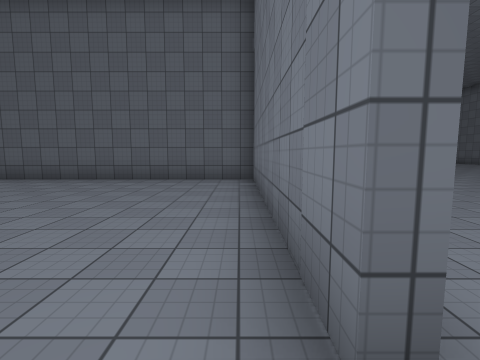
view 1 (above)

24 first-person views from a walk through a Unity game level. The camera is 1.5 m above the floor, tilts 6° down and sees 85° across. Doors are open. The floor is counted in squares, 2 m on a side. Each view is taken from the middle of a square. On the plan, view 1 faces up. The plan holds only what a view shows up to about 9 squares ahead; the rest is blank. The place goes on beyond the plan. The player character is not drawn. Surface patterns are stand-ins for the level's own textures.

view 2
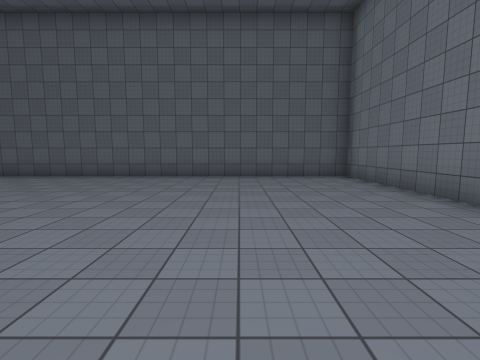

view 3
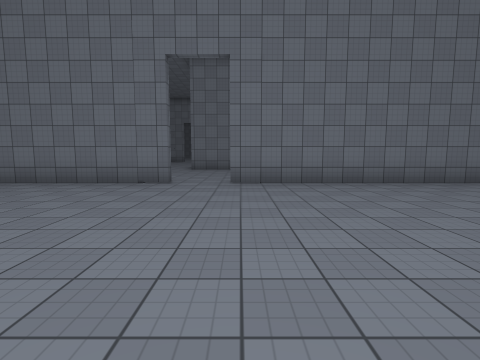

view 4
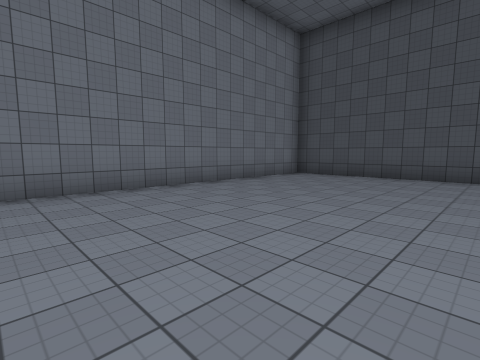

view 5
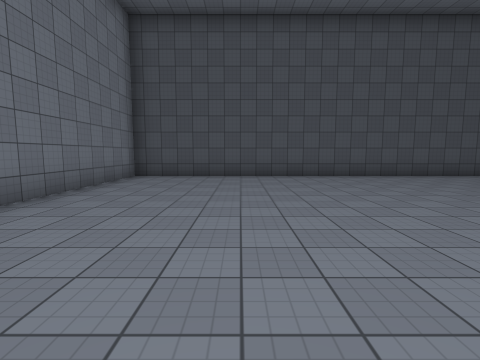

view 6
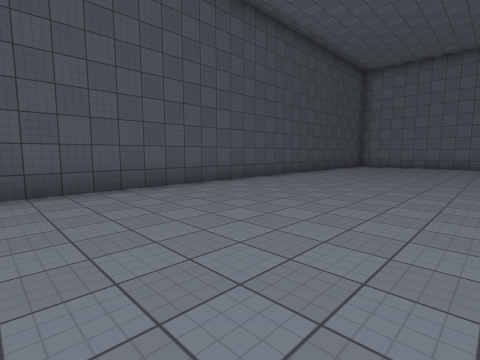

view 7
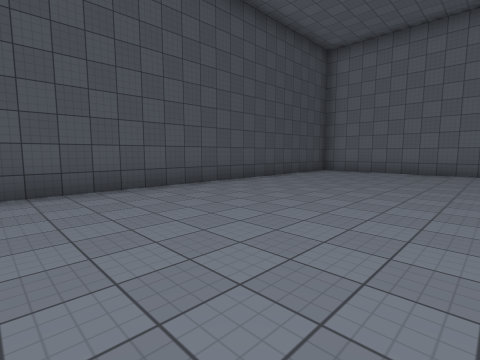

view 8
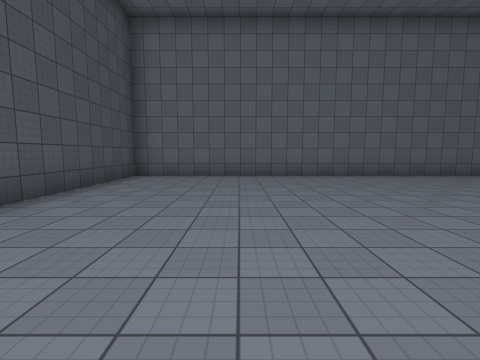

view 9
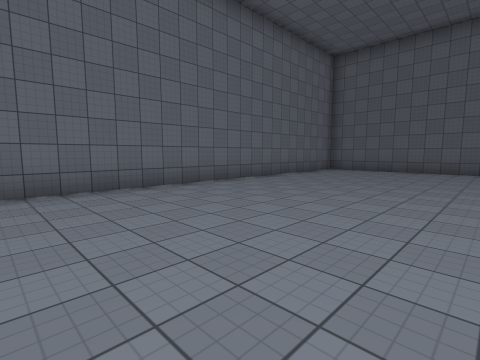

view 10
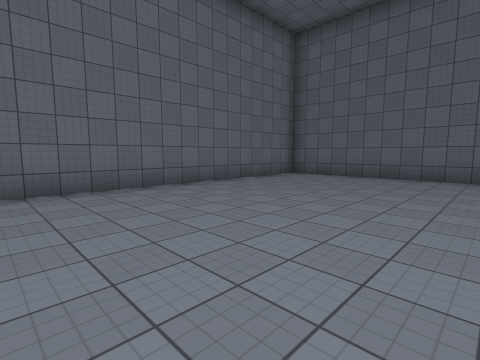

view 11
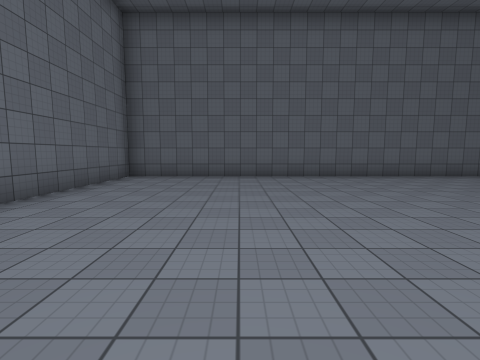

view 12
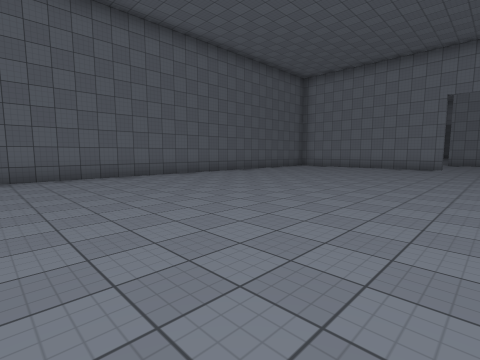

view 13
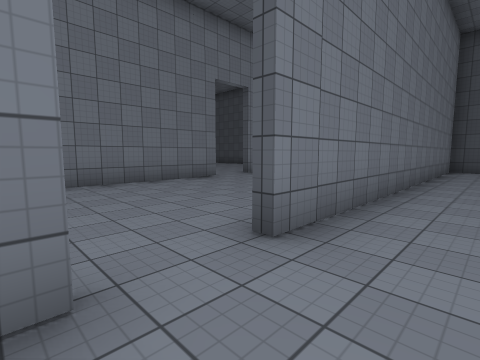

view 14
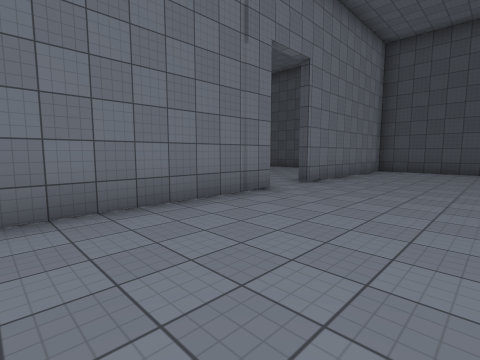

view 15
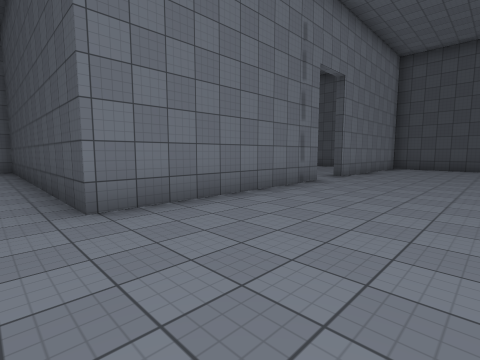

view 16
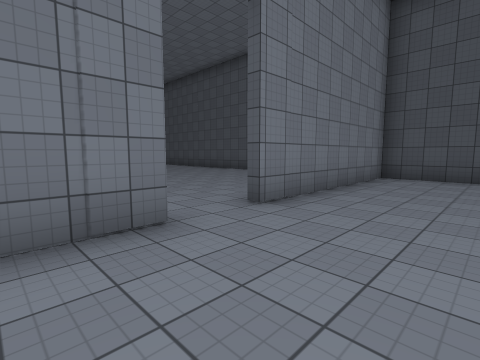

view 17
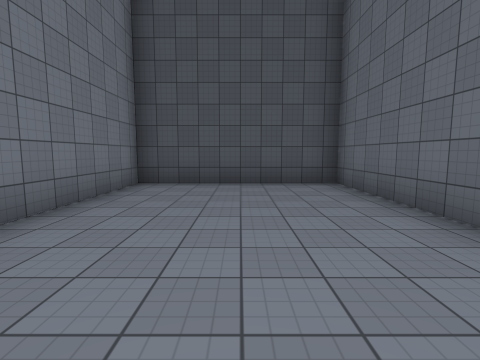

view 18
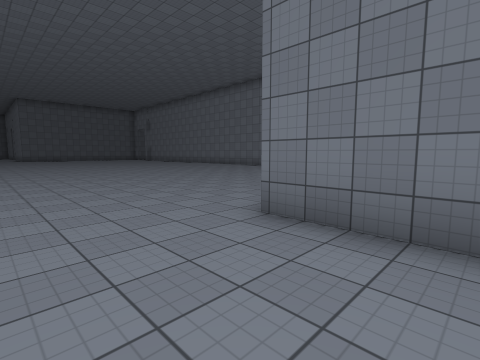

view 19
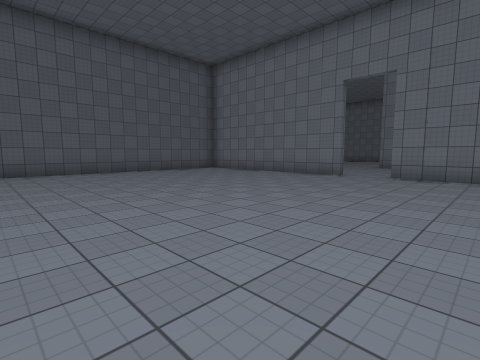

view 20
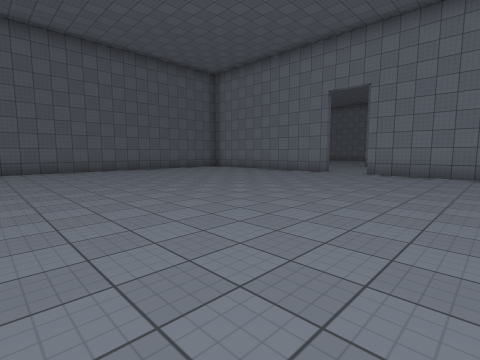

view 21
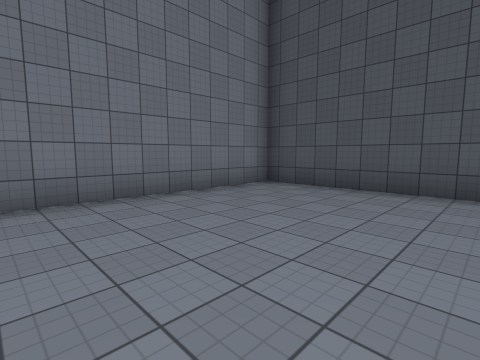

view 22
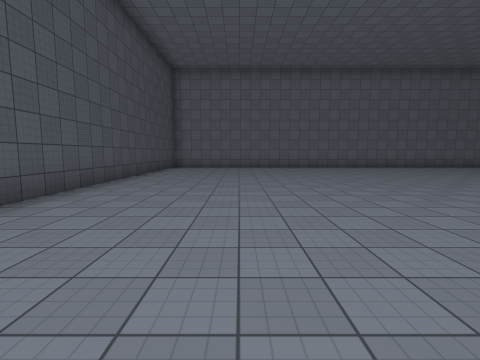

view 23
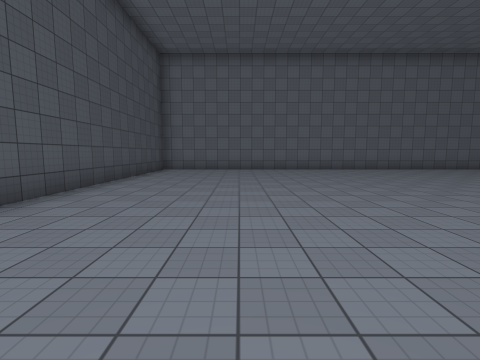

view 24
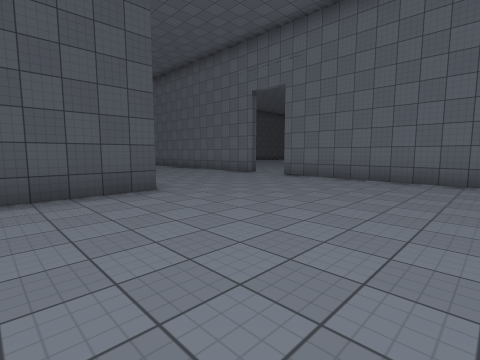

### Floor plan
Points are (right, up) in squares from view 1. A wall is a line through its corners. A room is listed if a view was taken in it or the views show most of it. See-through windows are left out.
Room 1 (views 1, 2, 3, 4, 5, 6, 7, 8, 9, 10, 11, 12, 13, 19, 20, 21, 22, 23)
walls: (0.4, 0.6) (0.4, 7.2) (-2, 7.2); (-16.4, 7.2) (-19.5, 7.2) (-19.5, -11.4) (0.4, -11.4) (0.4, -0.8); (-3.4, 7.2) (-15, 7.2)
ways out: opening at (-16, 7) to room 2; opening at (-3, 7) to room 2; opening at (1, 0) to room 2; gap at (-15, 7) to room 2; gap at (-2, 7) to room 2
Room 2 (views 14, 15, 16, 17, 18, 24)
walls: (0.6, 5.8) (0.6, 0.6); (5.5, -4.5) (5.5, 1.1) (8.5, 1.1); (0.6, -7.5) (0.6, -11.4) (5.5, -11.4) (5.5, -5.9)
ways out: opening at (-16, 7) to room 1; opening at (-3, 7) to room 1; opening at (1, 0) to room 1; gap at (-15, 7) to room 1; gap at (-2, 7) to room 1; opening at (6, -5)

Where each view was taken, in squares from view 1:
view 1: 0 up, 0 right, facing up
view 2: 1 down, 3 left, facing up
view 3: 1 down, 6 left, facing right
view 4: 3 down, 5 left, facing down-right
view 5: 3 down, 3 left, facing down
view 6: 6 down, 5 left, facing down-left
view 7: 6 down, 9 left, facing down-left
view 8: 8 down, 11 left, facing left
view 9: 4 down, 14 left, facing up-left
view 10: 1 down, 14 left, facing up-left
view 11: 1 down, 16 left, facing up
view 12: 1 down, 13 left, facing up-right
view 13: 1 up, 1 left, facing down-right
view 14: 0 up, 2 right, facing down-right
view 15: 2 up, 2 right, facing down-right
view 16: 3 down, 3 right, facing down-right
view 17: 5 down, 3 right, facing down
view 18: 1 down, 3 right, facing up-right
view 19: 3 down, 8 left, facing up-right
view 20: 4 down, 9 left, facing up-right
view 21: 6 down, 4 left, facing down-right
view 22: 8 down, 6 left, facing left
view 23: 8 down, 8 left, facing left
view 24: 6 up, 8 right, facing down-left
